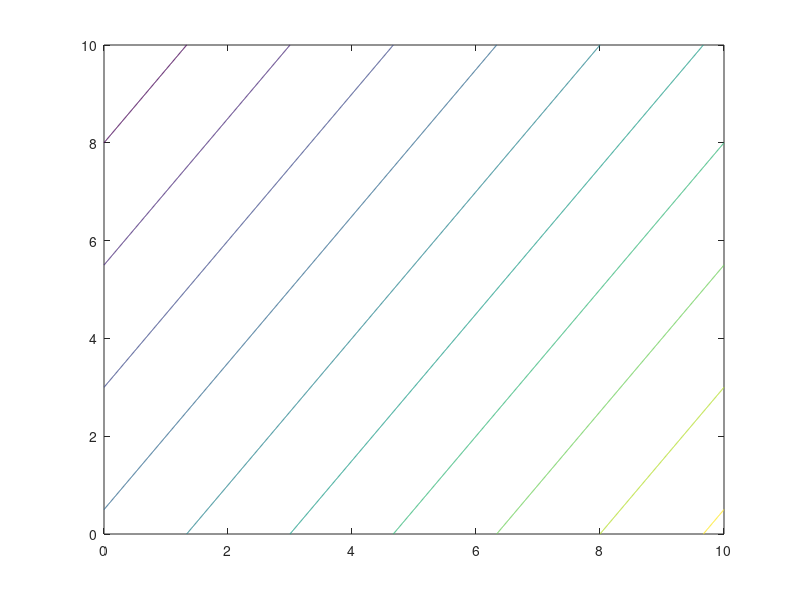

Write MATLAB code to recreate this figure. (Note: this script raises an error after producing the figure.)
close all

% colormap prism
[X,Y] = meshgrid(0:.01:10,0:.01:10);
Z = 1 + 3*X - 2*Y;
[C,h] = contour(X,Y,Z,[-15, -10,-5, 0, 5, 10, 15, 20, 25, 30]);
h.LineColor = 'b';
set(h,'ShowText','on','TextStep',get(h,'LevelStep'));
grid on
xlabel('x')
ylabel('y')
% title('z = 1 - 2x - y')
